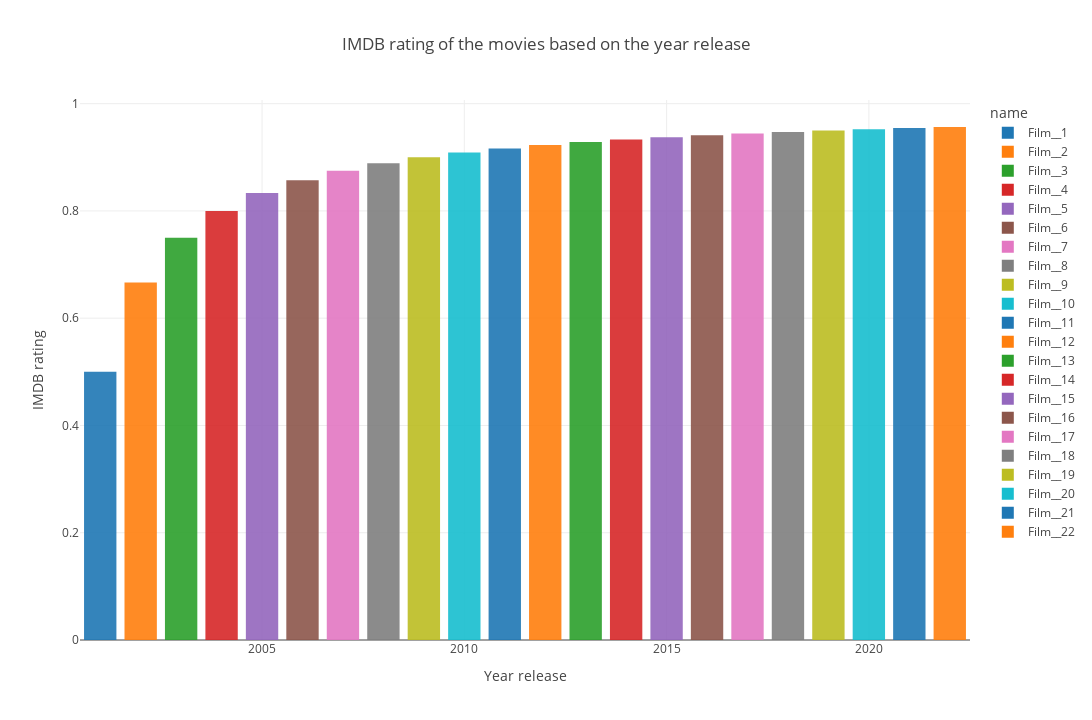

Source (notebook cell):
### Code cell
#barchart
barchart = px.bar(
    data_frame=dfb,
    x="year_released",
    y="imdb_rating",
    color="name",              
    opacity=0.9,                 
    orientation="v",              
    barmode='relative',
     

    
    labels={"year_released":"Year release","imdb_rating":" IMDB rating"},           # map the labels of the figure
    title='IMDB rating of the movies based on the year release', # figure title
    width=1400,                   # figure width in pixels
    height=720,                   # figure height in pixels
    template='gridon')
    
 

 
    
pio.show(barchart)

### Figure 1 — Plotly figure (JSON) as saved in the notebook; plotly's stock layout.template omitted (floating-point values rounded to 4 significant figures)
{"data": [{"alignmentgroup": "True", "hovertemplate": "name=Film__1<br>Year release=%{x}<br> IMDB rating=%{y}<extra></extra>", "legendgroup": "Film__1", "marker": {"color": "#1F77B4", "opacity": 0.9, "pattern": {"shape": ""}}, "name": "Film__1", "offsetgroup": "Film__1", "orientation": "v", "showlegend": true, "textposition": "auto", "type": "bar", "x": [2001], "xaxis": "x", "y": [0.5], "yaxis": "y"}, {"alignmentgroup": "True", "hovertemplate": "name=Film__2<br>Year release=%{x}<br> IMDB rating=%{y}<extra></extra>", "legendgroup": "Film__2", "marker": {"color": "#FF7F0E", "opacity": 0.9, "pattern": {"shape": ""}}, "name": "Film__2", "offsetgroup": "Film__2", "orientation": "v", "showlegend": true, "textposition": "auto", "type": "bar", "x": [2002], "xaxis": "x", "y": [0.6667], "yaxis": "y"}, {"alignmentgroup": "True", "hovertemplate": "name=Film__3<br>Year release=%{x}<br> IMDB rating=%{y}<extra></extra>", "legendgroup": "Film__3", "marker": {"color": "#2CA02C", "opacity": 0.9, "pattern": {"shape": ""}}, "name": "Film__3", "offsetgroup": "Film__3", "orientation": "v", "showlegend": true, "textposition": "auto", "type": "bar", "x": [2003], "xaxis": "x", "y": [0.75], "yaxis": "y"}, {"alignmentgroup": "True", "hovertemplate": "name=Film__4<br>Year release=%{x}<br> IMDB rating=%{y}<extra></extra>", "legendgroup": "Film__4", "marker": {"color": "#D62728", "opacity": 0.9, "pattern": {"shape": ""}}, "name": "Film__4", "offsetgroup": "Film__4", "orientation": "v", "showlegend": true, "textposition": "auto", "type": "bar", "x": [2004], "xaxis": "x", "y": [0.8], "yaxis": "y"}, {"alignmentgroup": "True", "hovertemplate": "name=Film__5<br>Year release=%{x}<br> IMDB rating=%{y}<extra></extra>", "legendgroup": "Film__5", "marker": {"color": "#9467BD", "opacity": 0.9, "pattern": {"shape": ""}}, "name": "Film__5", "offsetgroup": "Film__5", "orientation": "v", "showlegend": true, "textposition": "auto", "type": "bar", "x": [2005], "xaxis": "x", "y": [0.8333], "yaxis": "y"}, {"alignmentgroup": "True", "hovertemplate": "name=Film__6<br>Year release=%{x}<br> IMDB rating=%{y}<extra></extra>", "legendgroup": "Film__6", "marker": {"color": "#8C564B", "opacity": 0.9, "pattern": {"shape": ""}}, "name": "Film__6", "offsetgroup": "Film__6", "orientation": "v", "showlegend": true, "textposition": "auto", "type": "bar", "x": [2006], "xaxis": "x", "y": [0.8571], "yaxis": "y"}, {"alignmentgroup": "True", "hovertemplate": "name=Film__7<br>Year release=%{x}<br> IMDB rating=%{y}<extra></extra>", "legendgroup": "Film__7", "marker": {"color": "#E377C2", "opacity": 0.9, "pattern": {"shape": ""}}, "name": "Film__7", "offsetgroup": "Film__7", "orientation": "v", "showlegend": true, "textposition": "auto", "type": "bar", "x": [2007], "xaxis": "x", "y": [0.875], "yaxis": "y"}, {"alignmentgroup": "True", "hovertemplate": "name=Film__8<br>Year release=%{x}<br> IMDB rating=%{y}<extra></extra>", "legendgroup": "Film__8", "marker": {"color": "#7F7F7F", "opacity": 0.9, "pattern": {"shape": ""}}, "name": "Film__8", "offsetgroup": "Film__8", "orientation": "v", "showlegend": true, "textposition": "auto", "type": "bar", "x": [2008], "xaxis": "x", "y": [0.8889], "yaxis": "y"}, {"alignmentgroup": "True", "hovertemplate": "name=Film__9<br>Year release=%{x}<br> IMDB rating=%{y}<extra></extra>", "legendgroup": "Film__9", "marker": {"color": "#BCBD22", "opacity": 0.9, "pattern": {"shape": ""}}, "name": "Film__9", "offsetgroup": "Film__9", "orientation": "v", "showlegend": true, "textposition": "auto", "type": "bar", "x": [2009], "xaxis": "x", "y": [0.9], "yaxis": "y"}, {"alignmentgroup": "True", "hovertemplate": "name=Film__10<br>Year release=%{x}<br> IMDB rating=%{y}<extra></extra>", "legendgroup": "Film__10", "marker": {"color": "#17BECF", "opacity": 0.9, "pattern": {"shape": ""}}, "name": "Film__10", "offsetgroup": "Film__10", "orientation": "v", "showlegend": true, "textposition": "auto", "type": "bar", "x": [2010], "xaxis": "x", "y": [0.9091], "yaxis": "y"}, {"alignmentgroup": "True", "hovertemplate": "name=Film__11<br>Year release=%{x}<br> IMDB rating=%{y}<extra></extra>", "legendgroup": "Film__11", "marker": {"color": "#1F77B4", "opacity": 0.9, "pattern": {"shape": ""}}, "name": "Film__11", "offsetgroup": "Film__11", "orientation": "v", "showlegend": true, "textposition": "auto", "type": "bar", "x": [2011], "xaxis": "x", "y": [0.9167], "yaxis": "y"}, {"alignmentgroup": "True", "hovertemplate": "name=Film__12<br>Year release=%{x}<br> IMDB rating=%{y}<extra></extra>", "legendgroup": "Film__12", "marker": {"color": "#FF7F0E", "opacity": 0.9, "pattern": {"shape": ""}}, "name": "Film__12", "offsetgroup": "Film__12", "orientation": "v", "showlegend": true, "textposition": "auto", "type": "bar", "x": [2012], "xaxis": "x", "y": [0.9231], "yaxis": "y"}, {"alignmentgroup": "True", "hovertemplate": "name=Film__13<br>Year release=%{x}<br> IMDB rating=%{y}<extra></extra>", "legendgroup": "Film__13", "marker": {"color": "#2CA02C", "opacity": 0.9, "pattern": {"shape": ""}}, "name": "Film__13", "offsetgroup": "Film__13", "orientation": "v", "showlegend": true, "textposition": "auto", "type": "bar", "x": [2013], "xaxis": "x", "y": [0.9286], "yaxis": "y"}, {"alignmentgroup": "True", "hovertemplate": "name=Film__14<br>Year release=%{x}<br> IMDB rating=%{y}<extra></extra>", "legendgroup": "Film__14", "marker": {"color": "#D62728", "opacity": 0.9, "pattern": {"shape": ""}}, "name": "Film__14", "offsetgroup": "Film__14", "orientation": "v", "showlegend": true, "textposition": "auto", "type": "bar", "x": [2014], "xaxis": "x", "y": [0.9333], "yaxis": "y"}, {"alignmentgroup": "True", "hovertemplate": "name=Film__15<br>Year release=%{x}<br> IMDB rating=%{y}<extra></extra>", "legendgroup": "Film__15", "marker": {"color": "#9467BD", "opacity": 0.9, "pattern": {"shape": ""}}, "name": "Film__15", "offsetgroup": "Film__15", "orientation": "v", "showlegend": true, "textposition": "auto", "type": "bar", "x": [2015], "xaxis": "x", "y": [0.9375], "yaxis": "y"}, {"alignmentgroup": "True", "hovertemplate": "name=Film__16<br>Year release=%{x}<br> IMDB rating=%{y}<extra></extra>", "legendgroup": "Film__16", "marker": {"color": "#8C564B", "opacity": 0.9, "pattern": {"shape": ""}}, "name": "Film__16", "offsetgroup": "Film__16", "orientation": "v", "showlegend": true, "textposition": "auto", "type": "bar", "x": [2016], "xaxis": "x", "y": [0.9412], "yaxis": "y"}, {"alignmentgroup": "True", "hovertemplate": "name=Film__17<br>Year release=%{x}<br> IMDB rating=%{y}<extra></extra>", "legendgroup": "Film__17", "marker": {"color": "#E377C2", "opacity": 0.9, "pattern": {"shape": ""}}, "name": "Film__17", "offsetgroup": "Film__17", "orientation": "v", "showlegend": true, "textposition": "auto", "type": "bar", "x": [2017], "xaxis": "x", "y": [0.9444], "yaxis": "y"}, {"alignmentgroup": "True", "hovertemplate": "name=Film__18<br>Year release=%{x}<br> IMDB rating=%{y}<extra></extra>", "legendgroup": "Film__18", "marker": {"color": "#7F7F7F", "opacity": 0.9, "pattern": {"shape": ""}}, "name": "Film__18", "offsetgroup": "Film__18", "orientation": "v", "showlegend": true, "textposition": "auto", "type": "bar", "x": [2018], "xaxis": "x", "y": [0.9474], "yaxis": "y"}, {"alignmentgroup": "True", "hovertemplate": "name=Film__19<br>Year release=%{x}<br> IMDB rating=%{y}<extra></extra>", "legendgroup": "Film__19", "marker": {"color": "#BCBD22", "opacity": 0.9, "pattern": {"shape": ""}}, "name": "Film__19", "offsetgroup": "Film__19", "orientation": "v", "showlegend": true, "textposition": "auto", "type": "bar", "x": [2019], "xaxis": "x", "y": [0.95], "yaxis": "y"}, {"alignmentgroup": "True", "hovertemplate": "name=Film__20<br>Year release=%{x}<br> IMDB rating=%{y}<extra></extra>", "legendgroup": "Film__20", "marker": {"color": "#17BECF", "opacity": 0.9, "pattern": {"shape": ""}}, "name": "Film__20", "offsetgroup": "Film__20", "orientation": "v", "showlegend": true, "textposition": "auto", "type": "bar", "x": [2020], "xaxis": "x", "y": [0.9524], "yaxis": "y"}, {"alignmentgroup": "True", "hovertemplate": "name=Film__21<br>Year release=%{x}<br> IMDB rating=%{y}<extra></extra>", "legendgroup": "Film__21", "marker": {"color": "#1F77B4", "opacity": 0.9, "pattern": {"shape": ""}}, "name": "Film__21", "offsetgroup": "Film__21", "orientation": "v", "showlegend": true, "textposition": "auto", "type": "bar", "x": [2021], "xaxis": "x", "y": [0.9545], "yaxis": "y"}, {"alignmentgroup": "True", "hovertemplate": "name=Film__22<br>Year release=%{x}<br> IMDB rating=%{y}<extra></extra>", "legendgroup": "Film__22", "marker": {"color": "#FF7F0E", "opacity": 0.9, "pattern": {"shape": ""}}, "name": "Film__22", "offsetgroup": "Film__22", "orientation": "v", "showlegend": true, "textposition": "auto", "type": "bar", "x": [2022], "xaxis": "x", "y": [0.9565], "yaxis": "y"}], "layout": {"barmode": "relative", "height": 720, "legend": {"title": {"text": "name"}, "tracegroupgap": 0}, "title": {"text": "IMDB rating of the movies based on the year release"}, "width": 1400, "xaxis": {"anchor": "y", "domain": [0, 1], "title": {"text": "Year release"}}, "yaxis": {"anchor": "x", "domain": [0, 1], "title": {"text": " IMDB rating"}}}}
